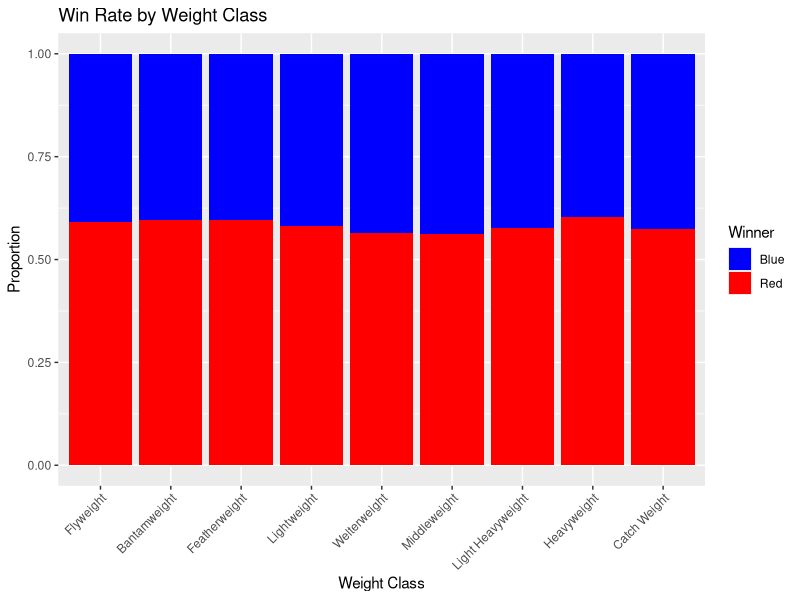
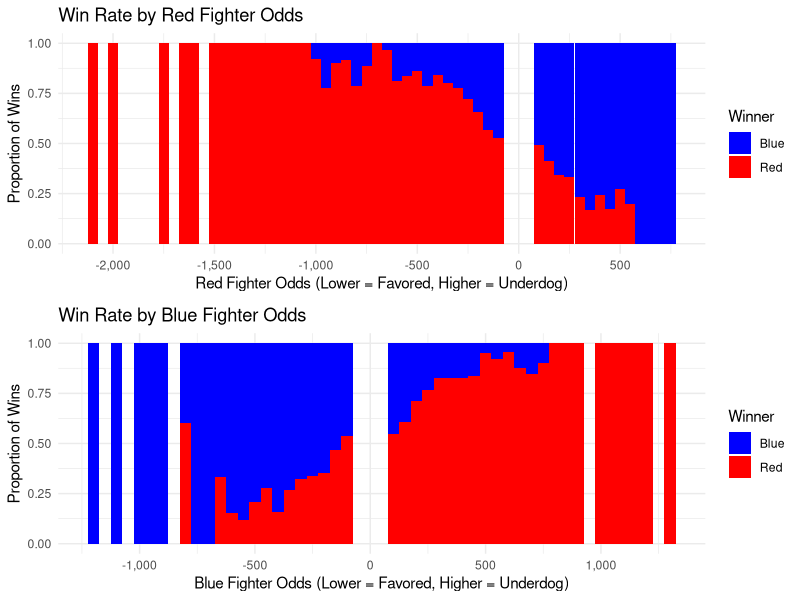
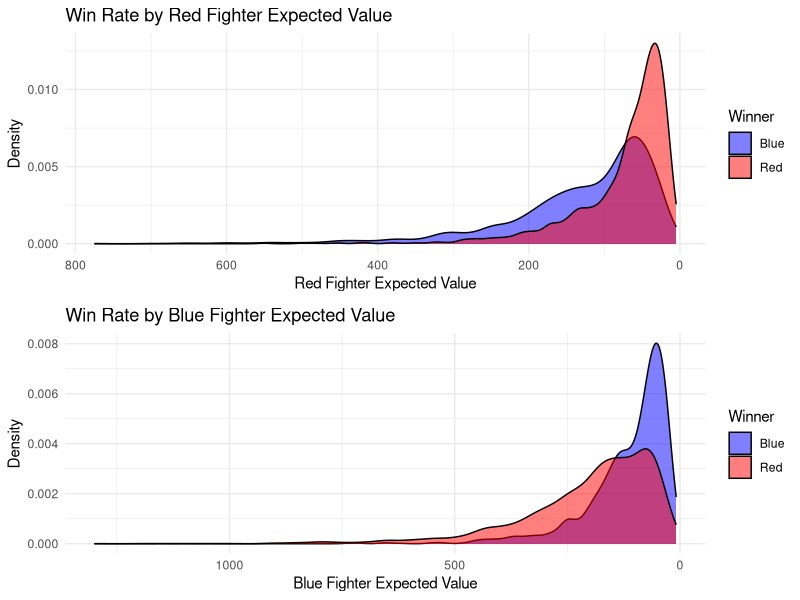
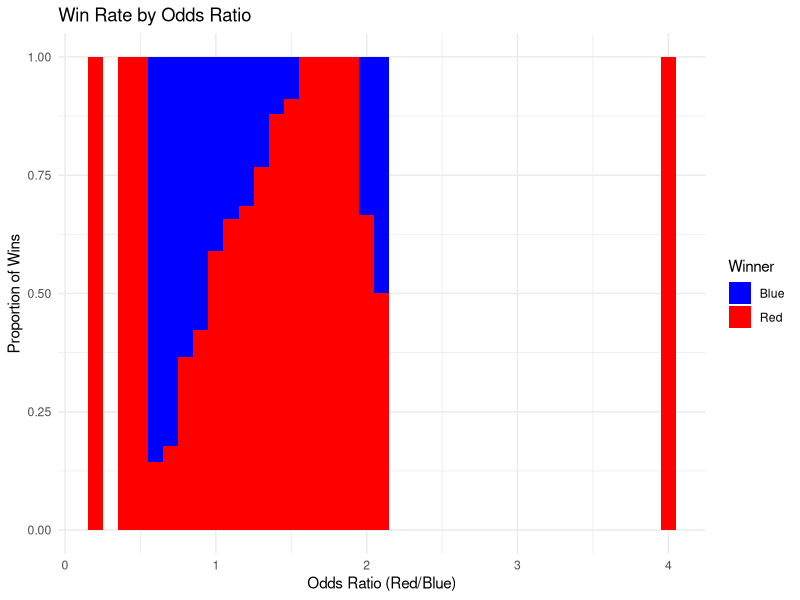
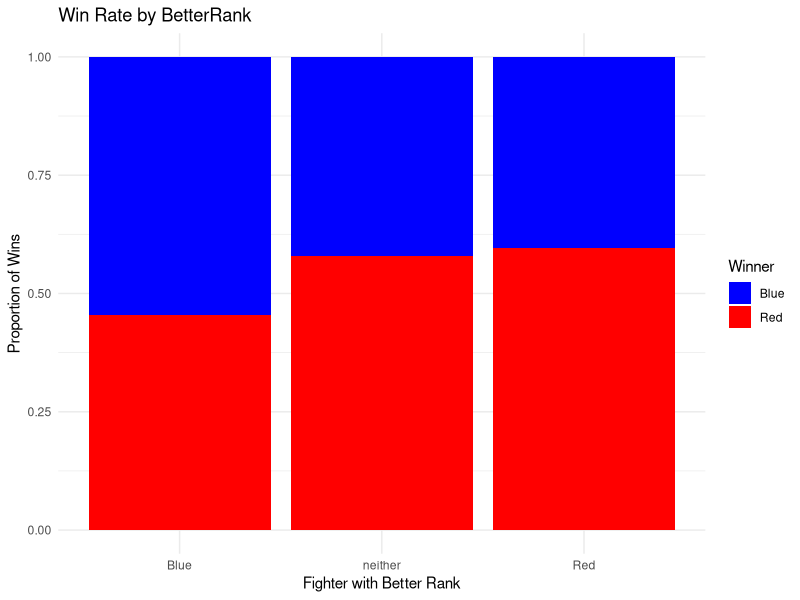
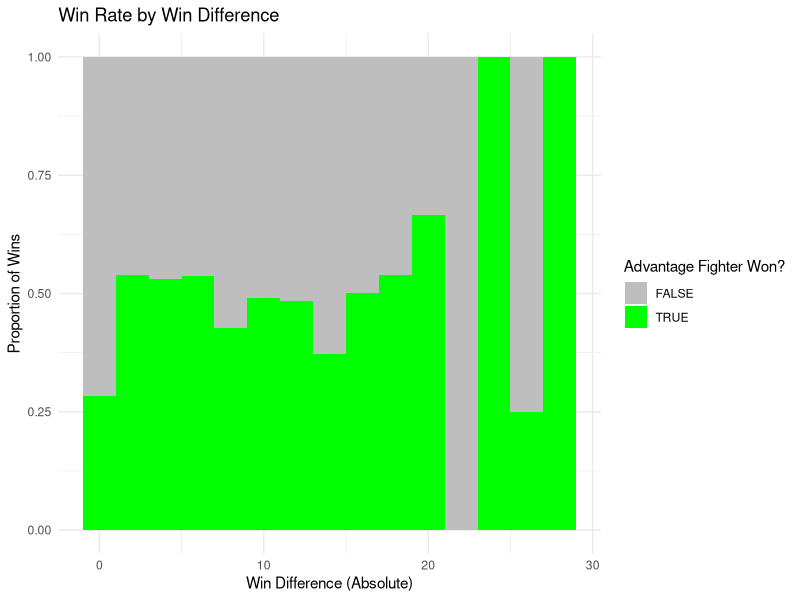
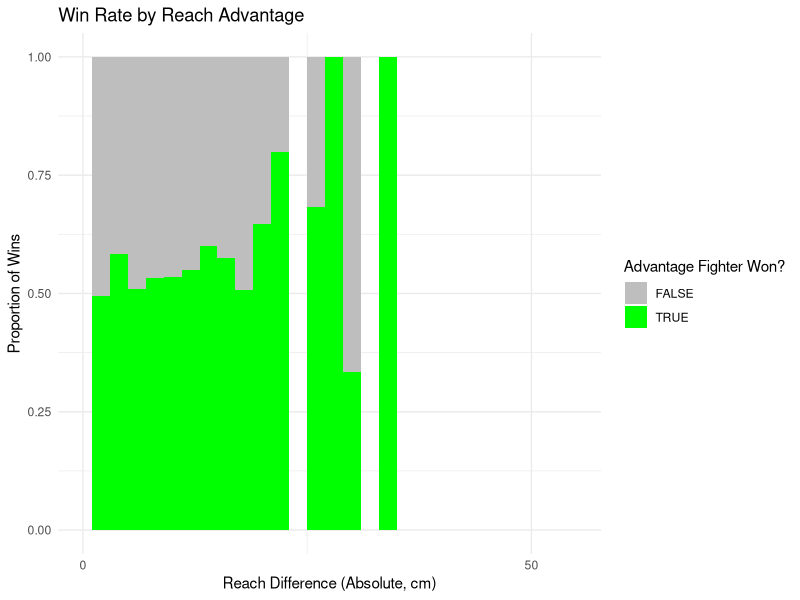
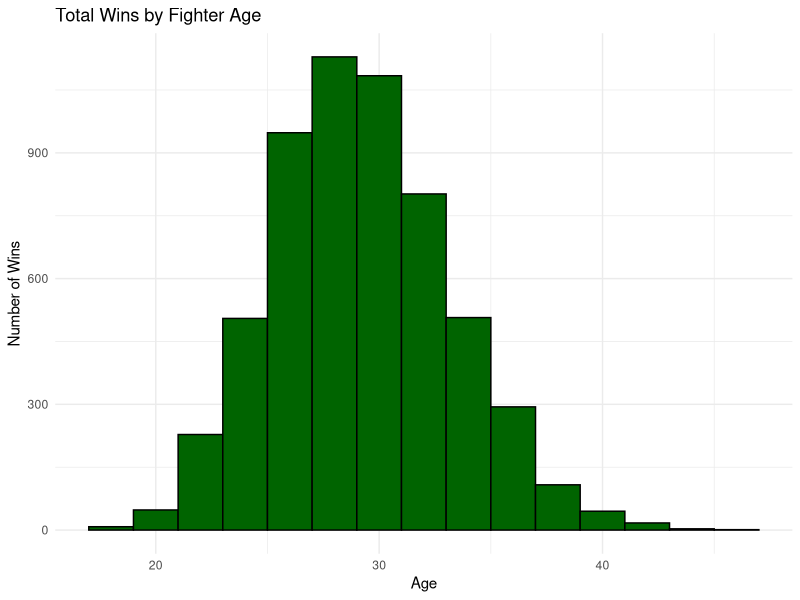

These figures' R source, in order:
## ---- chunk 1
knitr::opts_chunk$set(echo = TRUE)
library(readxl)
library(dplyr)
library(ggplot2)
library(gridExtra) 
library(reshape2)
## ---- chunk 2
ufc_men <- read_excel("ufc_men.xlsx")
head(ufc_men)
table(is.na(ufc_men$Finish)) 
## ---- chunk 3
unique(ufc_men$Winner)
unique(ufc_men$WeightClass)
unique(ufc_men$BlueStance)
unique(ufc_men$RedStance)
unique(ufc_men$BetterRank)
unique(ufc_men$Finish)
## ---- chunk 4
## fix NA values in Finish
sum(is.na(ufc_men$Finish))
ufc_men$Finish[is.na(ufc_men$Finish)] <- "Unknown"
## ---- chunk 5
## convert to factors
ufc_men$Winner <- as.factor(ufc_men$Winner)
ufc_men$WeightClass <- factor(ufc_men$WeightClass, levels = c("Flyweight", "Bantamweight", "Featherweight",
                                                               "Lightweight", "Welterweight", "Middleweight",
                                                               "Light Heavyweight", "Heavyweight", "Catch Weight"))

ufc_men$RedStance <- as.factor(trimws(ufc_men$RedStance))
ufc_men$BlueStance <- as.factor(trimws(ufc_men$BlueStance)) 
ufc_men$BetterRank <- as.factor(ufc_men$BetterRank)
ufc_men$Finish <- as.factor(trimws(ufc_men$Finish))
ufc_men$FinishRound <- as.factor(ufc_men$FinishRound)
## ---- chunk 6
str(ufc_men)
## ---- chunk 7
ggplot(ufc_men, aes(x = WeightClass, fill = Winner)) +
  geom_bar(position = "fill") +
  scale_fill_manual(values = c("Red" = "red", "Blue" = "blue")) +  # Ensure correct colors
  labs(title = "Win Rate by Weight Class", y = "Proportion", x = "Weight Class", fill = "Winner") +
  theme(axis.text.x = element_text(angle = 45, hjust = 1))

## ---- chunk 8
# Red Fighter Odds Plot
p1 <- ggplot(ufc_men, aes(x = RedOdds, fill = Winner)) +
  geom_histogram(binwidth = 50, position = "fill") +
  scale_fill_manual(values = c("Red" = "red", "Blue" = "blue")) +
  scale_x_continuous(breaks = seq(-2000, 1000, 500), labels = scales::comma) +
  labs(title = "Win Rate by Red Fighter Odds",
       x = "Red Fighter Odds (Lower = Favored, Higher = Underdog)",
       y = "Proportion of Wins",
       fill = "Winner") +
  theme_minimal()

# Blue Fighter Odds Plot
p2 <- ggplot(ufc_men, aes(x = BlueOdds, fill = Winner)) +
  geom_histogram(binwidth = 50, position = "fill") +
  scale_fill_manual(values = c("Red" = "red", "Blue" = "blue")) +
  scale_x_continuous(breaks = seq(-2000, 1000, 500), labels = scales::comma) +
  labs(title = "Win Rate by Blue Fighter Odds",
       x = "Blue Fighter Odds (Lower = Favored, Higher = Underdog)",
       y = "Proportion of Wins",
       fill = "Winner") +
  theme_minimal()

# Print both graphs underneath each other
grid.arrange(p1, p2, ncol = 1)
## ---- chunk 9
# Define color mapping
fighter_colors <- c("Red" = "red", "Blue" = "blue")

# Win Rate by Red Fighter Expected Value
p3 <- ggplot(ufc_men, aes(x = RedExpectedValue, fill = Winner)) +
  geom_density(alpha = 0.5) +
  scale_fill_manual(values = fighter_colors) +
  scale_x_reverse() +  # Reverse axis for correct interpretation
  labs(title = "Win Rate by Red Fighter Expected Value", 
       x = "Red Fighter Expected Value", 
       y = "Density", fill = "Winner") +
  theme_minimal()

# Win Rate by Blue Fighter Expected Value
p4 <- ggplot(ufc_men, aes(x = BlueExpectedValue, fill = Winner)) +
  geom_density(alpha = 0.5) +
  scale_fill_manual(values = fighter_colors) +
  scale_x_reverse() +  # Reverse axis to align betting logic
  labs(title = "Win Rate by Blue Fighter Expected Value", 
       x = "Blue Fighter Expected Value", 
       y = "Density", fill = "Winner") +
  theme_minimal()
grid.arrange(p3, p4, ncol = 1)

## ---- chunk 10
# Compute Ratios
ufc_men$OddsRatio <- abs(ufc_men$RedOdds / ufc_men$BlueOdds)
ufc_men$EVRatio <- abs(ufc_men$RedExpectedValue / ufc_men$BlueExpectedValue)

# Log Transform (optional, prevents extreme values from dominating)
ufc_men$LogOddsRatio <- log(ufc_men$OddsRatio)
ufc_men$LogEVRatio <- log(ufc_men$EVRatio)

## ---- chunk 11

ggplot(ufc_men, aes(x = OddsRatio, fill = Winner)) +
  geom_histogram(binwidth = 0.1, position = "fill") +
  scale_fill_manual(values = c("Red" = "red", "Blue" = "blue")) +
  labs(title = "Win Rate by Odds Ratio",
       x = "Odds Ratio (Red/Blue)",
       y = "Proportion of Wins",
       fill = "Winner") +
  theme_minimal()

## ---- chunk 12
ggplot(ufc_men, aes(x = BetterRank, fill = Winner)) +
  geom_bar(position = "fill") +
  scale_fill_manual(values = c("Red" = "red", "Blue" = "blue")) +
  labs(title = "Win Rate by BetterRank",
       x = "Fighter with Better Rank",
       y = "Proportion of Wins",
       fill = "Winner") +
  theme_minimal()

## ---- chunk 13
ggplot(ufc_men, aes(x = abs(WinDif), fill = ((Winner == "Blue" & WinDif > 0) | (Winner == "Red" & WinDif < 0)))) +
  geom_histogram(binwidth = 2, position = "fill") +
  scale_fill_manual(values = c("TRUE" = "green", "FALSE" = "gray")) +
  labs(title = "Win Rate by Win Difference",
       x = "Win Difference (Absolute)",
       y = "Proportion of Wins",
       fill = "Advantage Fighter Won?") +
  theme_minimal()


## ---- chunk 14
ggplot(ufc_men, aes(x = abs(ReachDif), fill = ((Winner == "Blue" & ReachDif > 0) | (Winner == "Red" & ReachDif < 0)))) +
  geom_histogram(binwidth = 2, position = "fill") +
  scale_fill_manual(values = c("TRUE" = "green", "FALSE" = "gray")) +
  scale_x_continuous(breaks = seq(0, 150, by = 50), limits = c(0, 55)) +  # Restrict x-axis to 0-150 cm
  labs(title = "Win Rate by Reach Advantage",
       x = "Reach Difference (Absolute, cm)",
       y = "Proportion of Wins",
       fill = "Advantage Fighter Won?") +
  theme_minimal()
## ---- chunk 15
# Combine both Red and Blue fighter wins into one dataset
ufc_men_wins <- data.frame(
  Age = c(ufc_men$RedAge[ufc_men$Winner == "Red"], 
          ufc_men$BlueAge[ufc_men$Winner == "Blue"])
)

ggplot(ufc_men_wins, aes(x = Age)) +
  geom_histogram(binwidth = 2, fill = "darkgreen", color = "black") +
  labs(title = "Total Wins by Fighter Age",
       x = "Age",
       y = "Number of Wins") +
  theme_minimal()
## ---- chunk 16
# Create a data set with Winner's Age and Weight Class
ufc_men_wins <- data.frame(
  Age = c(ufc_men$RedAge[ufc_men$Winner == "Red"], 
          ufc_men$BlueAge[ufc_men$Winner == "Blue"]),
  WeightClass = c(ufc_men$WeightClass[ufc_men$Winner == "Red"], 
                  ufc_men$WeightClass[ufc_men$Winner == "Blue"])
)

saveRDS(ufc_men, "ufc_men_cleaned.rds")


# Plot Total Wins by Age, Faceted by Weight Class
ggplot(ufc_men_wins, aes(x = Age)) +
  geom_histogram(binwidth = 2, fill = "darkgreen", color = "black") +
  facet_wrap(~WeightClass, scales = "free_y") +  # Separate by weight class
  labs(title = "Total Wins by Fighter Age Across Weight Classes",
       x = "Age",
       y = "Number of Wins") +
  theme_minimal()
## ---- chunk 17
library(ggplot2)

ggplot(ufc_men, aes(x = abs(AgeDif), fill = ((Winner == "Blue" & AgeDif > 0) | (Winner == "Red" & AgeDif < 0)))) +
  geom_histogram(binwidth = 2, position = "fill") +
  scale_fill_manual(values = c("TRUE" = "green", "FALSE" = "gray")) +
  labs(title = "Win Rate by Age Difference",
       x = "Age Difference (Absolute)",
       y = "Proportion of Wins",
       fill = "Younger Fighter Won?") +
  theme_minimal()

## ---- chunk 18
ggplot(ufc_men, aes(x = SigStrDif, fill = Winner)) +
  geom_histogram(binwidth = 5, position = "fill") +
  facet_wrap(~WeightClass, scales = "free_y") +  # Separate by weight class
  scale_fill_manual(values = c("Red" = "red", "Blue" = "blue")) +
  labs(title = "Win Rate by Significant Strike Difference Across Weight Classes",
       x = "Significant Strike Difference",
       y = "Proportion of Wins",
       fill = "Winner") +
  theme_minimal()

## ---- chunk 19
ggplot(ufc_men, aes(x = AvgTDDif, fill = Winner)) +
  geom_histogram(binwidth = 1, position = "fill") +
  facet_wrap(~WeightClass, scales = "free_y") +
  scale_fill_manual(values = c("Red" = "red", "Blue" = "blue")) +
  labs(title = "Win Rate by Average Takedown Difference Across Weight Classes",
       x = "Takedown Difference",
       y = "Proportion of Wins",
       fill = "Winner") +
  theme_minimal()


## ---- chunk 20
ggplot(ufc_men, aes(x = KODif, fill = Winner)) +
  geom_histogram(binwidth = 1, position = "fill") +
  facet_wrap(~WeightClass, scales = "free_y") +
  scale_fill_manual(values = c("Red" = "red", "Blue" = "blue")) +
  labs(title = "Win Rate by KO/TKO Difference Across Weight Classes",
       x = "KO/TKO Difference",
       y = "Proportion of Wins",
       fill = "Winner") +
  theme_minimal()

## ---- chunk 21
ggplot(ufc_men, aes(x = SubDif, fill = Winner)) +
  geom_histogram(binwidth = 1, position = "fill") +
  facet_wrap(~WeightClass, scales = "free_y") +
  scale_fill_manual(values = c("Red" = "red", "Blue" = "blue")) +
  labs(title = "Win Rate by Submission Attempt Difference Across Weight Classes",
       x = "Submission Attempt Difference",
       y = "Proportion of Wins",
       fill = "Winner") +
  theme_minimal()

## ---- chunk 22
# Select only betting odds columns
betting_odds <- ufc_men[, c("RedDecOdds", "BlueDecOdds", "RSubOdds", "BSubOdds", "RKOOdds", "BKOOdds")]

# Convert to long format for easier plotting
betting_odds_long <- melt(betting_odds)

# Plot distribution
ggplot(betting_odds_long, aes(x = value, fill = variable)) +
  geom_histogram(binwidth = 50, alpha = 0.7, position = "identity") +
  facet_wrap(~variable, scales = "free") +
  labs(title = "Distribution of Betting Odds", x = "Odds", y = "Frequency") +
  theme_minimal()
## ---- chunk 23
ggplot(ufc_men, aes(x = RedDecOdds, fill = Winner)) +
  geom_histogram(binwidth = 50, position = "fill") +
  scale_fill_manual(values = c("Red" = "red", "Blue" = "blue")) +
  labs(title = "Win Rate by Red Fighter Decision Odds",
       x = "Red Fighter Decision Odds",
       y = "Proportion of Wins",
       fill = "Winner") +
  theme_minimal()
## ---- chunk 24
# Compute correlation matrix
cor(ufc_men[, c("RedDecOdds", "BlueDecOdds", "RSubOdds", "BSubOdds", "RKOOdds", "BKOOdds")], 
    as.numeric(ufc_men$Winner == "Red"), use = "complete.obs")
